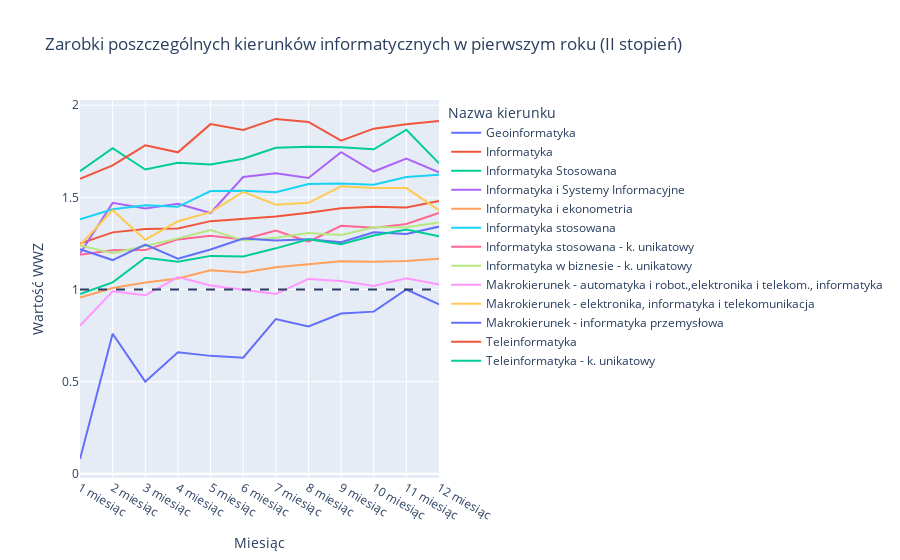

Write notebook code for a chart like this one.
### Code cell
# Wykres przedstawiający zarobki poszczególnych kierunków informatycznych (II stopień) podczas 1 roku po ukończeniu studiów

df = data_msc_groups.drop(columns=['P_ROKDYP', 'P_N']).transpose()

fig = px.line(df, 
              title='Zarobki poszczególnych kierunków informatycznych w pierwszym roku (II stopień)',
              labels={
                     "index": "Miesiąc",
                     "value": "Wartość WWZ",
                     "P_KIERUNEK_NAZWA": "Nazwa kierunku"
                 },
              )
              
fig.add_hline(y=1, line_width=2, line_dash="dash")

fig.update_layout(
    xaxis = dict(
        tickmode = 'array',
        tickvals = df.index,
        ticktext = ['1 miesiąc', '2 miesiąc', '3 miesiąc', '4 miesiąc', '5 miesiąc', '6 miesiąc', '7 miesiąc', '8 miesiąc', '9 miesiąc', '10 miesiąc', '11 miesiąc', '12 miesiąc']
    )
)

fig.show()

### Figure 1 — Plotly figure (JSON) as saved in the notebook; plotly's stock layout.template omitted (floating-point values rounded to 4 significant figures)
{"data": [{"hovertemplate": "Nazwa kierunku=Geoinformatyka<br>Miesiąc=%{x}<br>Wartość WWZ=%{y}<extra></extra>", "legendgroup": "Geoinformatyka", "line": {"color": "#636efa", "dash": "solid"}, "marker": {"symbol": "circle"}, "mode": "lines", "name": "Geoinformatyka", "orientation": "v", "showlegend": true, "type": "scatter", "x": ["P_WWZ_MIES_1", "P_WWZ_MIES_2", "P_WWZ_MIES_3", "P_WWZ_MIES_4", "P_WWZ_MIES_5", "P_WWZ_MIES_6", "P_WWZ_MIES_7", "P_WWZ_MIES_8", "P_WWZ_MIES_9", "P_WWZ_MIES_10", "P_WWZ_MIES_11", "P_WWZ_MIES_12"], "xaxis": "x", "y": [0.08, 0.76, 0.5, 0.66, 0.64, 0.63, 0.84, 0.8, 0.87, 0.88, 1, 0.92], "yaxis": "y"}, {"hovertemplate": "Nazwa kierunku=Informatyka<br>Miesiąc=%{x}<br>Wartość WWZ=%{y}<extra></extra>", "legendgroup": "Informatyka", "line": {"color": "#EF553B", "dash": "solid"}, "marker": {"symbol": "circle"}, "mode": "lines", "name": "Informatyka", "orientation": "v", "showlegend": true, "type": "scatter", "x": ["P_WWZ_MIES_1", "P_WWZ_MIES_2", "P_WWZ_MIES_3", "P_WWZ_MIES_4", "P_WWZ_MIES_5", "P_WWZ_MIES_6", "P_WWZ_MIES_7", "P_WWZ_MIES_8", "P_WWZ_MIES_9", "P_WWZ_MIES_10", "P_WWZ_MIES_11", "P_WWZ_MIES_12"], "xaxis": "x", "y": [1.25, 1.31, 1.329, 1.331, 1.371, 1.382, 1.396, 1.416, 1.441, 1.449, 1.445, 1.48], "yaxis": "y"}, {"hovertemplate": "Nazwa kierunku=Informatyka Stosowana<br>Miesiąc=%{x}<br>Wartość WWZ=%{y}<extra></extra>", "legendgroup": "Informatyka Stosowana", "line": {"color": "#00cc96", "dash": "solid"}, "marker": {"symbol": "circle"}, "mode": "lines", "name": "Informatyka Stosowana", "orientation": "v", "showlegend": true, "type": "scatter", "x": ["P_WWZ_MIES_1", "P_WWZ_MIES_2", "P_WWZ_MIES_3", "P_WWZ_MIES_4", "P_WWZ_MIES_5", "P_WWZ_MIES_6", "P_WWZ_MIES_7", "P_WWZ_MIES_8", "P_WWZ_MIES_9", "P_WWZ_MIES_10", "P_WWZ_MIES_11", "P_WWZ_MIES_12"], "xaxis": "x", "y": [1.642, 1.767, 1.651, 1.687, 1.678, 1.709, 1.769, 1.774, 1.772, 1.761, 1.867, 1.684], "yaxis": "y"}, {"hovertemplate": "Nazwa kierunku=Informatyka i Systemy Informacyjne<br>Miesiąc=%{x}<br>Wartość WWZ=%{y}<extra></extra>", "legendgroup": "Informatyka i Systemy Informacyjne", "line": {"color": "#ab63fa", "dash": "solid"}, "marker": {"symbol": "circle"}, "mode": "lines", "name": "Informatyka i Systemy Informacyjne", "orientation": "v", "showlegend": true, "type": "scatter", "x": ["P_WWZ_MIES_1", "P_WWZ_MIES_2", "P_WWZ_MIES_3", "P_WWZ_MIES_4", "P_WWZ_MIES_5", "P_WWZ_MIES_6", "P_WWZ_MIES_7", "P_WWZ_MIES_8", "P_WWZ_MIES_9", "P_WWZ_MIES_10", "P_WWZ_MIES_11", "P_WWZ_MIES_12"], "xaxis": "x", "y": [1.195, 1.47, 1.44, 1.465, 1.415, 1.61, 1.63, 1.605, 1.745, 1.64, 1.71, 1.635], "yaxis": "y"}, {"hovertemplate": "Nazwa kierunku=Informatyka i ekonometria<br>Miesiąc=%{x}<br>Wartość WWZ=%{y}<extra></extra>", "legendgroup": "Informatyka i ekonometria", "line": {"color": "#FFA15A", "dash": "solid"}, "marker": {"symbol": "circle"}, "mode": "lines", "name": "Informatyka i ekonometria", "orientation": "v", "showlegend": true, "type": "scatter", "x": ["P_WWZ_MIES_1", "P_WWZ_MIES_2", "P_WWZ_MIES_3", "P_WWZ_MIES_4", "P_WWZ_MIES_5", "P_WWZ_MIES_6", "P_WWZ_MIES_7", "P_WWZ_MIES_8", "P_WWZ_MIES_9", "P_WWZ_MIES_10", "P_WWZ_MIES_11", "P_WWZ_MIES_12"], "xaxis": "x", "y": [0.9562, 1.008, 1.038, 1.06, 1.104, 1.092, 1.12, 1.136, 1.153, 1.15, 1.154, 1.168], "yaxis": "y"}, {"hovertemplate": "Nazwa kierunku=Informatyka stosowana<br>Miesiąc=%{x}<br>Wartość WWZ=%{y}<extra></extra>", "legendgroup": "Informatyka stosowana", "line": {"color": "#19d3f3", "dash": "solid"}, "marker": {"symbol": "circle"}, "mode": "lines", "name": "Informatyka stosowana", "orientation": "v", "showlegend": true, "type": "scatter", "x": ["P_WWZ_MIES_1", "P_WWZ_MIES_2", "P_WWZ_MIES_3", "P_WWZ_MIES_4", "P_WWZ_MIES_5", "P_WWZ_MIES_6", "P_WWZ_MIES_7", "P_WWZ_MIES_8", "P_WWZ_MIES_9", "P_WWZ_MIES_10", "P_WWZ_MIES_11", "P_WWZ_MIES_12"], "xaxis": "x", "y": [1.381, 1.435, 1.457, 1.449, 1.534, 1.536, 1.527, 1.573, 1.575, 1.569, 1.61, 1.623], "yaxis": "y"}, {"hovertemplate": "Nazwa kierunku=Informatyka stosowana - k. unikatowy<br>Miesiąc=%{x}<br>Wartość WWZ=%{y}<extra></extra>", "legendgroup": "Informatyka stosowana - k. unikatowy", "line": {"color": "#FF6692", "dash": "solid"}, "marker": {"symbol": "circle"}, "mode": "lines", "name": "Informatyka stosowana - k. unikatowy", "orientation": "v", "showlegend": true, "type": "scatter", "x": ["P_WWZ_MIES_1", "P_WWZ_MIES_2", "P_WWZ_MIES_3", "P_WWZ_MIES_4", "P_WWZ_MIES_5", "P_WWZ_MIES_6", "P_WWZ_MIES_7", "P_WWZ_MIES_8", "P_WWZ_MIES_9", "P_WWZ_MIES_10", "P_WWZ_MIES_11", "P_WWZ_MIES_12"], "xaxis": "x", "y": [1.188, 1.213, 1.214, 1.272, 1.291, 1.272, 1.319, 1.259, 1.346, 1.334, 1.355, 1.415], "yaxis": "y"}, {"hovertemplate": "Nazwa kierunku=Informatyka w biznesie - k. unikatowy<br>Miesiąc=%{x}<br>Wartość WWZ=%{y}<extra></extra>", "legendgroup": "Informatyka w biznesie - k. unikatowy", "line": {"color": "#B6E880", "dash": "solid"}, "marker": {"symbol": "circle"}, "mode": "lines", "name": "Informatyka w biznesie - k. unikatowy", "orientation": "v", "showlegend": true, "type": "scatter", "x": ["P_WWZ_MIES_1", "P_WWZ_MIES_2", "P_WWZ_MIES_3", "P_WWZ_MIES_4", "P_WWZ_MIES_5", "P_WWZ_MIES_6", "P_WWZ_MIES_7", "P_WWZ_MIES_8", "P_WWZ_MIES_9", "P_WWZ_MIES_10", "P_WWZ_MIES_11", "P_WWZ_MIES_12"], "xaxis": "x", "y": [1.24, 1.197, 1.237, 1.277, 1.322, 1.267, 1.281, 1.307, 1.296, 1.338, 1.338, 1.363], "yaxis": "y"}, {"hovertemplate": "Nazwa kierunku=Makrokierunek - automatyka i robot.,elektronika i telekom., informatyka<br>Miesiąc=%{x}<br>Wartość WWZ=%{y}<extra></extra>", "legendgroup": "Makrokierunek - automatyka i robot.,elektronika i telekom., informatyka", "line": {"color": "#FF97FF", "dash": "solid"}, "marker": {"symbol": "circle"}, "mode": "lines", "name": "Makrokierunek - automatyka i robot.,elektronika i telekom., informatyka", "orientation": "v", "showlegend": true, "type": "scatter", "x": ["P_WWZ_MIES_1", "P_WWZ_MIES_2", "P_WWZ_MIES_3", "P_WWZ_MIES_4", "P_WWZ_MIES_5", "P_WWZ_MIES_6", "P_WWZ_MIES_7", "P_WWZ_MIES_8", "P_WWZ_MIES_9", "P_WWZ_MIES_10", "P_WWZ_MIES_11", "P_WWZ_MIES_12"], "xaxis": "x", "y": [0.8035, 0.9902, 0.9684, 1.067, 1.022, 0.9993, 0.9758, 1.057, 1.047, 1.019, 1.061, 1.027], "yaxis": "y"}, {"hovertemplate": "Nazwa kierunku=Makrokierunek - elektronika, informatyka i telekomunikacja<br>Miesiąc=%{x}<br>Wartość WWZ=%{y}<extra></extra>", "legendgroup": "Makrokierunek - elektronika, informatyka i telekomunikacja", "line": {"color": "#FECB52", "dash": "solid"}, "marker": {"symbol": "circle"}, "mode": "lines", "name": "Makrokierunek - elektronika, informatyka i telekomunikacja", "orientation": "v", "showlegend": true, "type": "scatter", "x": ["P_WWZ_MIES_1", "P_WWZ_MIES_2", "P_WWZ_MIES_3", "P_WWZ_MIES_4", "P_WWZ_MIES_5", "P_WWZ_MIES_6", "P_WWZ_MIES_7", "P_WWZ_MIES_8", "P_WWZ_MIES_9", "P_WWZ_MIES_10", "P_WWZ_MIES_11", "P_WWZ_MIES_12"], "xaxis": "x", "y": [1.24, 1.43, 1.27, 1.37, 1.42, 1.53, 1.46, 1.47, 1.56, 1.55, 1.55, 1.43], "yaxis": "y"}, {"hovertemplate": "Nazwa kierunku=Makrokierunek - informatyka przemysłowa<br>Miesiąc=%{x}<br>Wartość WWZ=%{y}<extra></extra>", "legendgroup": "Makrokierunek - informatyka przemysłowa", "line": {"color": "#636efa", "dash": "solid"}, "marker": {"symbol": "circle"}, "mode": "lines", "name": "Makrokierunek - informatyka przemysłowa", "orientation": "v", "showlegend": true, "type": "scatter", "x": ["P_WWZ_MIES_1", "P_WWZ_MIES_2", "P_WWZ_MIES_3", "P_WWZ_MIES_4", "P_WWZ_MIES_5", "P_WWZ_MIES_6", "P_WWZ_MIES_7", "P_WWZ_MIES_8", "P_WWZ_MIES_9", "P_WWZ_MIES_10", "P_WWZ_MIES_11", "P_WWZ_MIES_12"], "xaxis": "x", "y": [1.218, 1.16, 1.244, 1.167, 1.217, 1.277, 1.265, 1.272, 1.257, 1.311, 1.301, 1.341], "yaxis": "y"}, {"hovertemplate": "Nazwa kierunku=Teleinformatyka<br>Miesiąc=%{x}<br>Wartość WWZ=%{y}<extra></extra>", "legendgroup": "Teleinformatyka", "line": {"color": "#EF553B", "dash": "solid"}, "marker": {"symbol": "circle"}, "mode": "lines", "name": "Teleinformatyka", "orientation": "v", "showlegend": true, "type": "scatter", "x": ["P_WWZ_MIES_1", "P_WWZ_MIES_2", "P_WWZ_MIES_3", "P_WWZ_MIES_4", "P_WWZ_MIES_5", "P_WWZ_MIES_6", "P_WWZ_MIES_7", "P_WWZ_MIES_8", "P_WWZ_MIES_9", "P_WWZ_MIES_10", "P_WWZ_MIES_11", "P_WWZ_MIES_12"], "xaxis": "x", "y": [1.6, 1.673, 1.782, 1.744, 1.897, 1.866, 1.926, 1.909, 1.807, 1.872, 1.896, 1.914], "yaxis": "y"}, {"hovertemplate": "Nazwa kierunku=Teleinformatyka - k. unikatowy<br>Miesiąc=%{x}<br>Wartość WWZ=%{y}<extra></extra>", "legendgroup": "Teleinformatyka - k. unikatowy", "line": {"color": "#00cc96", "dash": "solid"}, "marker": {"symbol": "circle"}, "mode": "lines", "name": "Teleinformatyka - k. unikatowy", "orientation": "v", "showlegend": true, "type": "scatter", "x": ["P_WWZ_MIES_1", "P_WWZ_MIES_2", "P_WWZ_MIES_3", "P_WWZ_MIES_4", "P_WWZ_MIES_5", "P_WWZ_MIES_6", "P_WWZ_MIES_7", "P_WWZ_MIES_8", "P_WWZ_MIES_9", "P_WWZ_MIES_10", "P_WWZ_MIES_11", "P_WWZ_MIES_12"], "xaxis": "x", "y": [0.9754, 1.039, 1.172, 1.151, 1.182, 1.179, 1.223, 1.273, 1.245, 1.293, 1.326, 1.289], "yaxis": "y"}], "layout": {"legend": {"title": {"text": "Nazwa kierunku"}, "tracegroupgap": 0}, "shapes": [{"line": {"dash": "dash", "width": 2}, "type": "line", "x0": 0, "x1": 1, "xref": "x domain", "y0": 1, "y1": 1, "yref": "y"}], "title": {"text": "Zarobki poszczególnych kierunków informatycznych w pierwszym roku (II stopień)"}, "xaxis": {"anchor": "y", "domain": [0, 1], "tickmode": "array", "ticktext": ["1 miesiąc", "2 miesiąc", "3 miesiąc", "4 miesiąc", "5 miesiąc", "6 miesiąc", "7 miesiąc", "8 miesiąc", "9 miesiąc", "10 miesiąc", "11 miesiąc", "12 miesiąc"], "tickvals": ["P_WWZ_MIES_1", "P_WWZ_MIES_2", "P_WWZ_MIES_3", "P_WWZ_MIES_4", "P_WWZ_MIES_5", "P_WWZ_MIES_6", "P_WWZ_MIES_7", "P_WWZ_MIES_8", "P_WWZ_MIES_9", "P_WWZ_MIES_10", "P_WWZ_MIES_11", "P_WWZ_MIES_12"], "title": {"text": "Miesiąc"}}, "yaxis": {"anchor": "x", "domain": [0, 1], "title": {"text": "Wartość WWZ"}}}}
